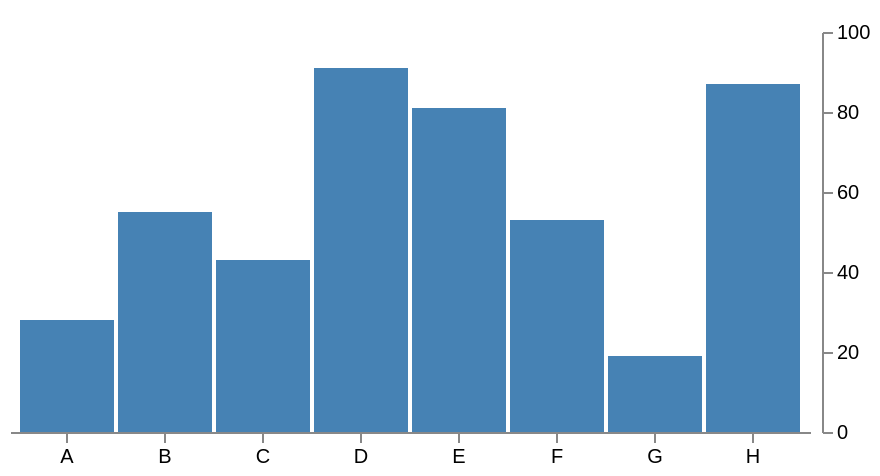

Vega-Lite specification for this chart:
### Vega specification from a JSON file in a GitHub repository (floating-point values rounded to 4 significant figures)
{"$schema": "https://vega.github.io/schema/vega/v5.json", "width": 400, "height": 200, "padding": 5, "data": [{"name": "table", "values": [{"category": "A", "amount": 28}, {"category": "B", "amount": 55}, {"category": "C", "amount": 43}, {"category": "D", "amount": 91}, {"category": "E", "amount": 81}, {"category": "F", "amount": 53}, {"category": "G", "amount": 19}, {"category": "H", "amount": 87}]}], "signals": [{"name": "tooltip", "value": {}, "on": [{"events": "rect:mouseover", "update": "datum"}, {"events": "rect:mouseout", "update": "{}"}]}], "scales": [{"name": "xscale", "type": "band", "domain": {"data": "table", "field": "category"}, "range": "width", "padding": 0.05, "round": true}, {"name": "yscale", "domain": {"data": "table", "field": "amount"}, "nice": true, "range": "height"}], "axes": [{"orient": "bottom", "scale": "xscale"}, {"orient": "right", "scale": "yscale", "tickCount": 5, "offset": 6}], "marks": [{"type": "rect", "from": {"data": "table"}, "encode": {"enter": {"x": {"scale": "xscale", "field": "category"}, "width": {"scale": "xscale", "band": 1}, "y": {"scale": "yscale", "field": "amount"}, "y2": {"scale": "yscale", "value": 0}}, "update": {"fill": {"value": "steelblue"}}, "hover": {"fill": {"value": "red"}}}}, {"type": "text", "encode": {"enter": {"align": {"value": "center"}, "baseline": {"value": "bottom"}, "fill": {"value": "#333"}}, "update": {"x": {"scale": "xscale", "signal": "tooltip.category", "band": 0.5}, "y": {"scale": "yscale", "signal": "tooltip.amount", "offset": -2}, "text": {"signal": "tooltip.amount"}, "fillOpacity": [{"test": "datum === tooltip", "value": 0}, {"value": 1}]}}}]}
